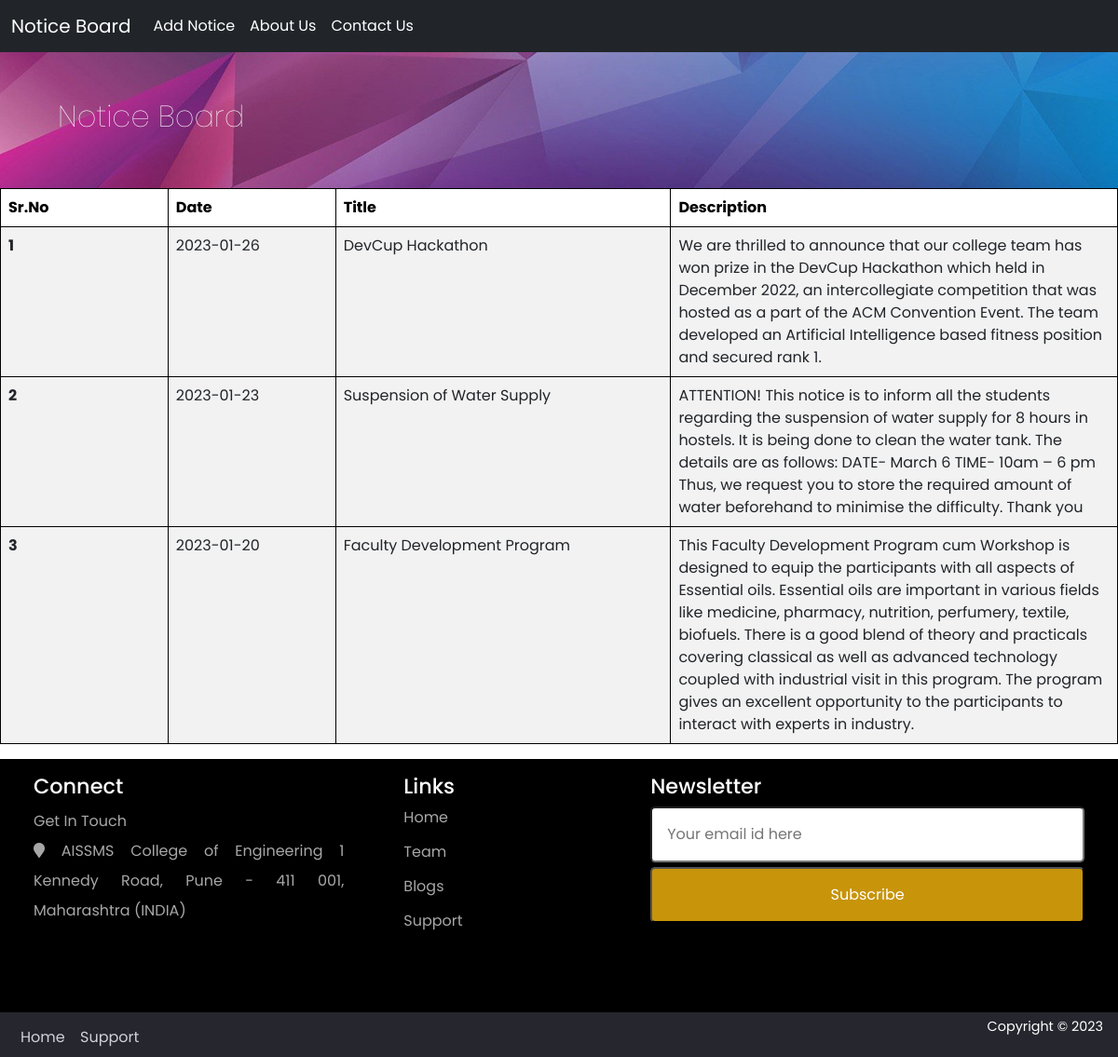
The page / on the database its author committed.
### tables this page shows
CREATE TABLE `notice` (
  `date` date NOT NULL,
  `title` varchar(255) NOT NULL,
  `description` varchar(500) NOT NULL
);

### index.php (the view, shortened to what this page needs)
<?php
include('config.php');
include('includes/header.php');
?>
<!DOCTYPE html>
<html lang="en">
<head>
</head>
<body>
<div class="shead">
        <div class="container pt-70 pb-20">
            <div class="section-content">
                <h2 class="title text-white">Notice Board</h2>
            </div>
        </div>
    </div>
    <div class="notice-body ">
        <table id="notice-desc" class="table table-striped table-schedule">
            <thead>
                <tr>
                    <th width="15%" class="text-black  mt-10">Sr.No</th>
                    <th width="15%" class="text-black  mt-10">Date</th>
                    <th width="30%" class="text-black  mt-10">Title</th>
                    <th width="40%" class="text-black  mt-10">Description</th>
                </tr>
            </thead>
            <?php
            $i = 0;
            $sql = "SELECT * FROM notice order by date desc";
            $result = mysqli_query($conn, $sql);
            if ($result->num_rows > 0) {
                while ($rows = $result->fetch_assoc()) {
                    echo '
            <tbody>
                <tr>
                    <th scope="row">' . ++$i . '</th>
                    <td>' . $rows['date'] . '</td>
                    <td>' . $rows['title'] . '</td>
                    <td>' . $rows['description'] . '</td>
                </tr>
            </tbody>';
                }
            }
            ?>
        </table>
    </div>
            <?php
            include('includes/footer.php');
            ?>
</body>
</html>

### includes/header.php (shortened to what this page needs)
<!DOCTYPE html>
<html lang="en">
<head>
    <link href="https://cdn.jsdelivr.net/npm/bootstrap@5.2.3/dist/css/bootstrap.min.css" rel="stylesheet">
    <link rel="stylesheet" href="https://cdnjs.cloudflare.com/ajax/libs/font-awesome/5.15.3/css/all.min.css"/>
    <link rel="stylesheet" href="style.css">
</head>
<body>
<nav class="navbar navbar-expand-lg bg-dark">
        <div class="container-fluid">
            <a class="navbar-brand nav-link" href="http://localhost/Project%201%20-%20College%20Notice%20Board/">Notice Board</a>
            <div class="collapse navbar-collapse" id="navbarNavAltMarkup">
                <div class="navbar-nav">
                    <a class="nav-link " href="notice.php">Add Notice</a>
                    <a class="nav-link " href="aboutus.php">About Us</a>
                    <a class="nav-link " href="contactus.php">Contact Us</a>
                </div>
            </div>
        </div>
    </nav>
</body>
</html>

### includes/footer.php (shortened to what this page needs)
<!DOCTYPE html>
<html lang="en">
<head>
</head>
<body>
<footer>
    <div class="row primary">
        <div class="column about">
                <h3>Connect</h3>
                <p>
                Get In Touch<br>
                    <i class="fa fa-map-marker" aria-hidden="true"></i>
                            AISSMS College of Engineering
                            1 Kennedy Road,
                            Pune - 411 001,
                            Maharashtra (INDIA)
                </p>
            <div class="social">
                <i class="fa fa-facebook-square"></i>
                <i class="fa fa-twitter-square"></i>
                <i class="fa fa-instagram"></i>
            </div>
        </div>
            <div class="column link">
                <h3>Links</h3>
                    <ul>
                        <li><a href="#home">Home</a></li>
                        <li><a href="#team">Team</a></li>
                        <li><a href="#blogs">Blogs</a></li>
                        <li><a href="#support">Support</a></li>
                    </ul>
            </div>
            <div class="column subscribe">
                <h3>Newsletter</h3>
                <div>
                    <input type="email" placeholder="Your email id here" />
                        <button>Subscribe</button>
                </div>
            </div>
         </div>
        <div class="copyright">
            <div class="footer-menu">
                <a href="">Home</a>
                <a href="">Support</a>
            </div>
            <p>Copyright &copy; 2023</p>
        </div>
</footer>
</body>
</html>

### style.css (style rules this page uses)
* { margin: 0; padding: 0; font-family: 'Poppins', sans-serif; }
.shead { padding: 50px; background-image: url("images/bg.jpg"); background-position: 40%; }
.shead h2 { font-weight: lighter; }
.nav-link { color: white; }
.notice-body { display: flex; }
table { border-collapse: collapse; width: 100%; }
table,th,td { border: 1px solid black; }
th,td { padding: 4px; text-align: left; }
.row { padding: 1em 1em; }
.row.primary { display: grid; grid-template-columns: 3fr 2fr 4fr; align-items: stretch; }
.column { width: 100%; display: flex; flex-direction: column; padding: 0 2em; min-height: 15em; }
h3 { width: 100%; text-align: left; color: white; font-size: 1.4em; white-space: nowrap; }
ul { list-style: none; display: flex; flex-direction: column; padding: 0; margin: 0; }
li:not(:first-child) { margin-top: 0.8em; }
ul li a { color: #a7a7a7; text-decoration: none; }
.about p { text-align: justify; line-height: 2; margin: 0; color: #a7a7a7; }
input, button { font-size: 1em; padding: 1em; width: 100%; border-radius: 5px; margin-bottom: 5px; }
button { background-color: #c7940a; color: #ffffff; }
div.social { display: flex; justify-content: space-around; font-size: 2.4em; flex-direction: row; margin-top: 0.5em; }
.social i { color: #bac6d9; }
.copyright { padding: 0.3em 1em; background-color: #25262e; color: white; }
footer { background-color: black; }
.footer-menu { float: left; margin-top: 10px; }
.footer-menu a { color: #cfd2d6; padding: 6px; text-decoration: none; }
.copyright p { font-size: 0.9em; text-align: right; }

### rows shown on the page
notice: date "2023-01-26", title "DevCup Hackathon", description "We are thrilled to announce that our college team has won prize in the DevCup Hackathon which held in December 2022, an intercollegiate competition that was hosted as a part of the ACM Convention Event. The team developed an Artificial Intelligence based fitness position and secured rank 1."
notice: date "2023-01-23", title "Suspension of Water Supply", description "ATTENTION! This notice is to inform all the students regarding the suspension of water supply for 8 hours in hostels. It is being done to clean the water tank. The details are as follows: DATE- March 6 TIME- 10am – 6 pm Thus, we request you to store the required amount of water beforehand to minimise the difficulty. Thank you"
notice: date "2023-01-20", title "Faculty Development Program", description "This Faculty Development Program cum Workshop is designed to equip the participants with all aspects of Essential oils. Essential oils are important in various fields like medicine, pharmacy, nutrition, perfumery, textile, biofuels. There is a good blend of theory and practicals covering classical as well as advanced technology coupled with industrial visit in this program. The program gives an excellent opportunity to the participants to interact with experts in industry."
